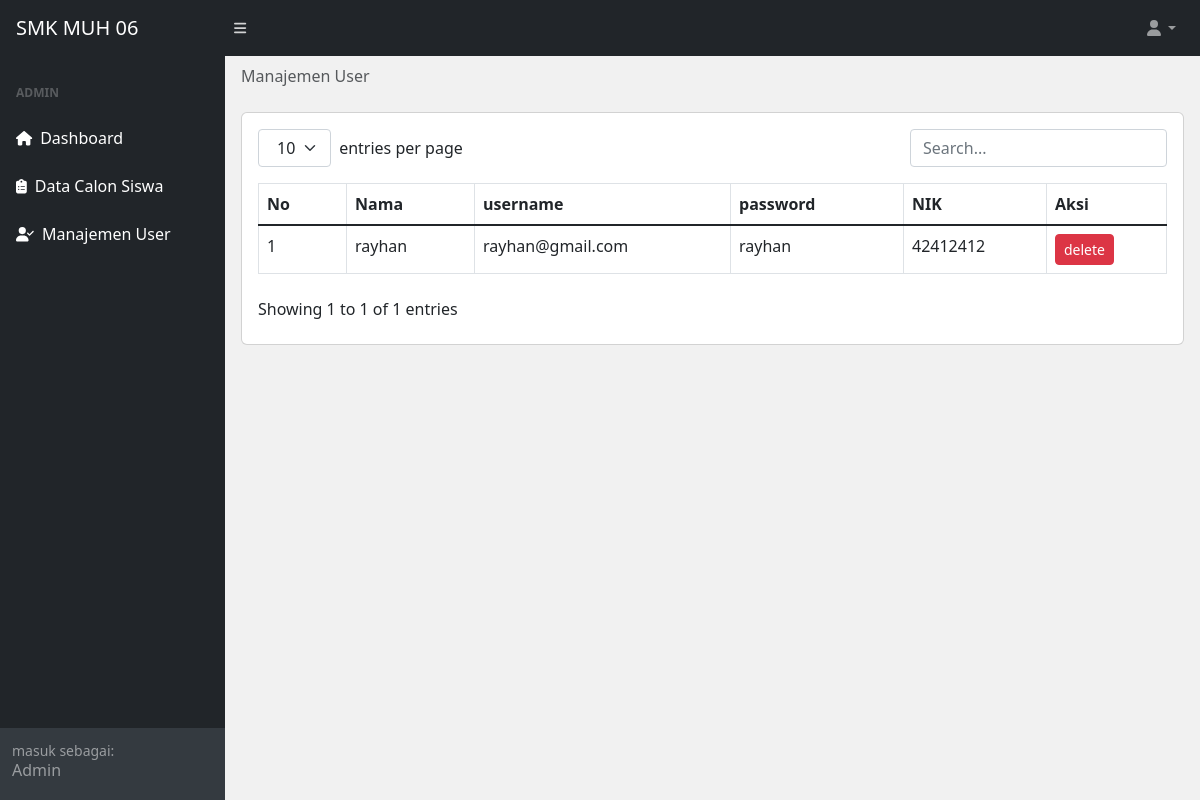
Page /admin/user.php (signed in) on the earlier database version.
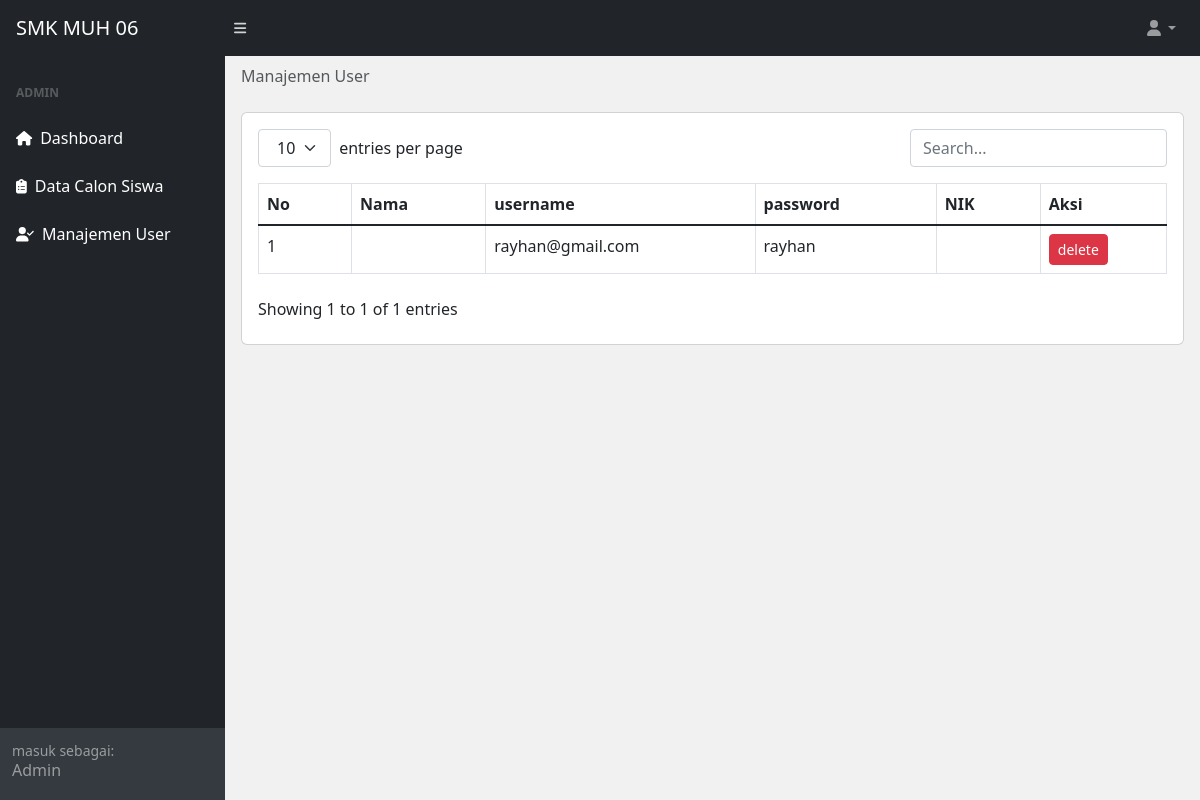
Same page on the later database version.
### tables this page shows
CREATE TABLE `calon_siswa` (
  `id_calon_siswa` int(11) NOT NULL,
  `id_user_calon_siswa` int(11) NOT NULL,
  `nama` varchar(111) NOT NULL,
  `jenis_kelamin` varchar(55) NOT NULL,
  `tempat_lahir` varchar(55) NOT NULL,
  `tanggal_lahir` varchar(55) NOT NULL,
  `agama` varchar(55) NOT NULL,
  `alamat_sekarang` varchar(111) NOT NULL,
  `no_telepon` varchar(25) NOT NULL,
  `nik` int(25) NOT NULL,
  `kk` int(25) NOT NULL,
  `sekolah_asal` varchar(111) NOT NULL,
  `alamat_sekolah` varchar(111) NOT NULL,
  `skhun` int(11) NOT NULL,
  `jurusan` varchar(55) NOT NULL,
  `nama_ayah` varchar(111) NOT NULL,
  `nama_ibu` varchar(111) NOT NULL,
  `pekerjaan_ayah` varchar(111) NOT NULL,
  `pekerjaan_ibu` varchar(111) NOT NULL,
  `keadaan_ayah` varchar(25) NOT NULL,
  `keadaan_ibu` varchar(25) NOT NULL,
  `alamat_orangtua` varchar(111) NOT NULL,
  `no_telpon_orangtua` varchar(111) NOT NULL
);

CREATE TABLE `user_calon_siswa` (
  `id_user_calon_siswa` int(11) NOT NULL,
  `username` varchar(25) NOT NULL,
  `password` varchar(25) NOT NULL
);

### admin/user.php (the view, shortened to what this page needs)
<?php
include("../database/db.php");
?>
<!DOCTYPE html>
<html lang="en">
<head>
  <?php include('./include/meta.php') ?>
</head>
<body class="sb-nav-fixed">
  <?php include('./include/nav.php') ?>
  <div id="layoutSidenav">
    <?php include('./include/sidenav.php') ?>
    <div id="layoutSidenav_content">
      <main>
        <div class="container-fluid px-3">
          <ol class="breadcrumb mb-4 mt-2">
            <li class="breadcrumb-item active">Manajemen User</li>
          </ol>
          <div class="card">
            <div class="card-body">
              <table id="datatablesSimple">
                <thead>
                  <tr style="font-size: 16px;">
                    <th>No</th>
                    <th>Nama</th>
                    <th>username</th>
                    <th>password</th>
                    <th>NIK</th>
                    <th>Aksi</th>
                  </tr>
                </thead>
                <tbody>
                  <?php
                  $no = 1;
                  $get_paket = mysqli_query($conn, "SELECT * FROM user_calon_siswa LEFT JOIN calon_siswa ON user_calon_siswa.id_user_calon_siswa = calon_siswa.id_user_calon_siswa");
                  while ($p = mysqli_fetch_array($get_paket)) {
                  ?>
                    <tr style="font-size: 16px;" id="klik-tabel">
                      <td><?php echo $no++; ?></td>
                      <td><?php echo $p['nama']; ?></td>
                      <td><?php echo $p['username']; ?></td>
                      <td><?php echo $p['password']; ?></td>
                      <td><?php echo $p['nik']; ?></td>
                      <td>
                        <a class="btn btn-sm btn-danger" onclick="return confirm('apakah anda yakin ingin menghapus data?, semua data user akan terhapus')" href="delete.php?id_user_calon_siswa=<?php echo $p['id_user_calon_siswa'] ?>">delete</a>
                      </td>
                    </tr>
                  <?php } ?>
                </tbody>
              </table>
            </div>
          </div>
      </main>
    </div>
  </div>
</body>
</html>

Differences in the rows shown:
removed calon_siswa: nama "rayhan", id_user_calon_siswa.username "rayhan@gmail.com", id_user_calon_siswa.password "rayhan", nik "42412412"
now on this page (row unchanged): user_calon_siswa: username "rayhan@gmail.com", password "rayhan"
